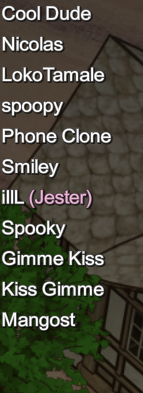
#> input picture names.png, 143 x 393 px
$ python preproc.py
#> lines starting #> are read from the running program, lines starting #| are printed output that depends on the picture; after the words box and inside, x2 and y2 are one past the last pixel; in counts of white or black regions, pixels touching at a corner belong together
import cv2
from PIL import Image
import numpy as np
import pytesseract

names = cv2.imread('names.png',0)
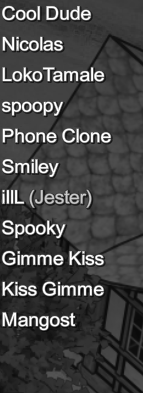
#> names: shape (393, 143); min 3, max 255, mean 69.1
chat = cv2.imread('chat.png',0)
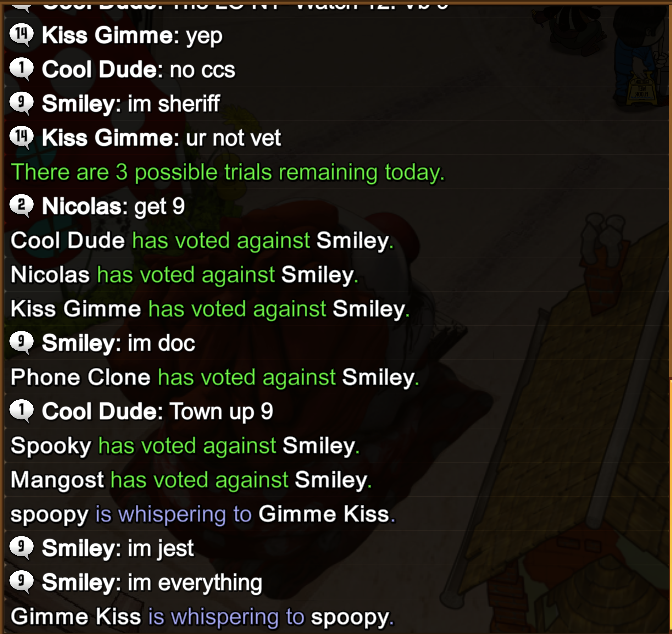
#> input picture chat.png, 672 x 634 px
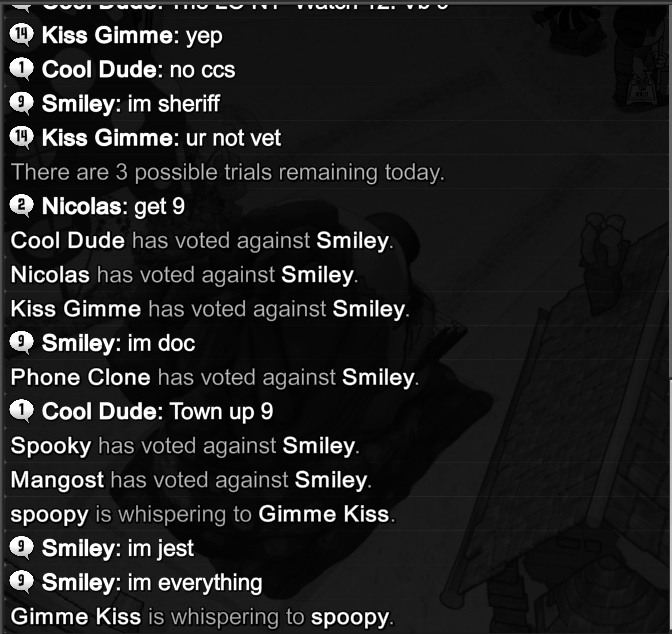
#> chat: shape (634, 672); min 0, max 255, mean 32.6

current = names

ret, thresh = cv2.threshold(current, 127, 255, cv2.THRESH_BINARY)
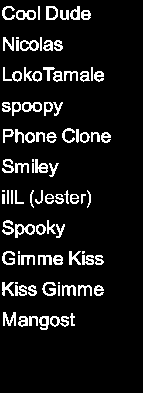
#> thresh: shape (393, 143); 9.6% white in thin lines or dots, all inside (x1, y1, x2, y2) = (2, 6, 111, 330)
thresh = cv2.bitwise_not(thresh)

cv2.imshow('image',thresh)
print(pytesseract.image_to_string(thresh).strip().split("\n"))
#> (this line was passed over: pytesseract is not available in this run)
#print("--------\n")
#print(pytesseract.image_to_string(chat).strip())

cv2.waitKey(0)
cv2.destroyAllWindows()
